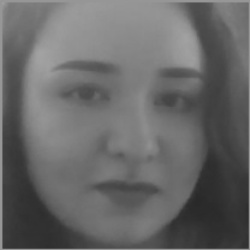
#> input picture src/main/java/face_recognition/dataset/ayse/0_faces.jpg, 250 x 250 px, found by its file name; its folder holds only this picture in this run
$ python FaceIsolator.py
#> lines starting #> are read from the running program, lines starting #| are printed output that depends on the picture; after the words box and inside, x2 and y2 are one past the last pixel; in counts of white or black regions, pixels touching at a corner belong together
import cv2
import sys
import os

import skimage
from skimage.transform import resize

import numpy as np

imagePath = "DUMP/AYSE"
imagePathOut = "DUMP/AYSE/out/"

counter = 0

for img in os.listdir(imagePath):
    print(img)
    image = cv2.imread(imagePath + "/" + img)
#> image is the input picture: shape (250, 250, 3); min 40, max 163, mean 103.5
    gray = cv2.cvtColor(image, cv2.COLOR_BGR2GRAY)

    faceCascade = cv2.CascadeClassifier(cv2.data.haarcascades + "haarcascade_frontalface_default.xml")
    faces = faceCascade.detectMultiScale(
        gray,
        scaleFactor=1.3,
        minNeighbors=3,
        minSize=(30, 30),
    )
#> faces = [[34, 27, 196, 196]]

    print("[INFO] Found {0} Faces.".format(len(faces)))
#| [INFO] Found 1 Faces.

    for (x, y, w, h) in faces:
        cv2.rectangle(image, (x, y), (x + w, y + h), (0, 255, 0), 2)
        roi_color = image[y:y + h, x:x + w]
        print("[INFO] Object found. Saving locally.")
        output = cv2.cvtColor(roi_color, cv2.COLOR_RGB2GRAY)
        output = cv2.resize(output, (250 , 250))
        cv2.imwrite(imagePathOut+str(counter) + '_faces.jpg', output)
        counter = counter + 1
#> this loop made 1 pass
#> (x, y, w, h, counter) on pass 1: (34, 27, 196, 196, 1)
#| [INFO] Object found. Saving locally.
#> pass 1, `roi_color = image[y:y + h, x:x + w]`:
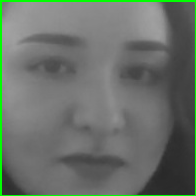
#> roi_color: shape (196, 196, 3); mean B, G, R 104.9, 112.7, 104.9
#> pass 1, `output = cv2.cvtColor(roi_color, cv2.COLOR_RGB2GRAY)`:
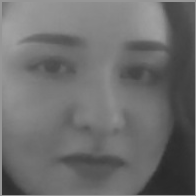
#> output: shape (196, 196); min 40, max 163, mean 109.5
#> after the loop:
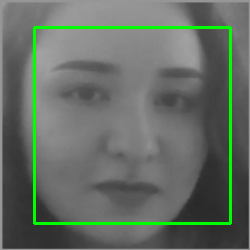
#> image: shape (250, 250, 3); 3.76% of pixels changed, all inside (x1, y1, x2, y2) = (33, 26, 232, 225)
#> after the loop, counter = 1
